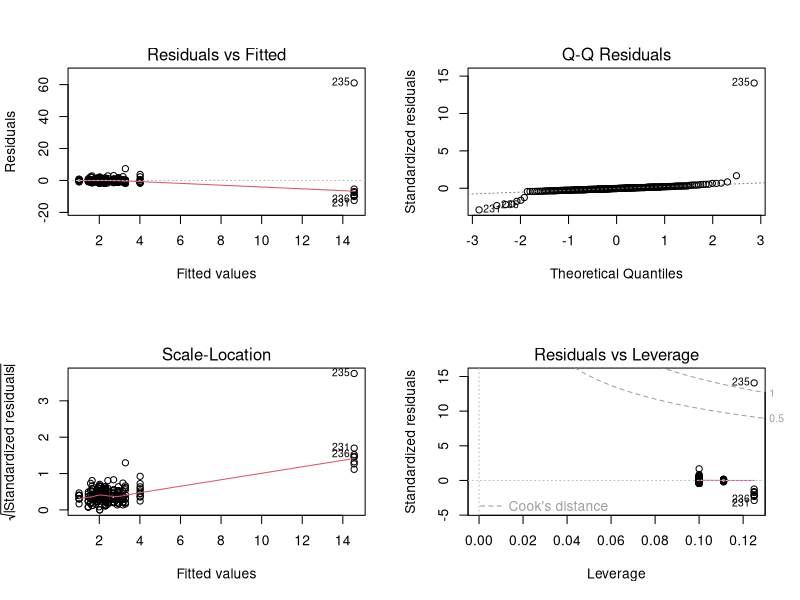
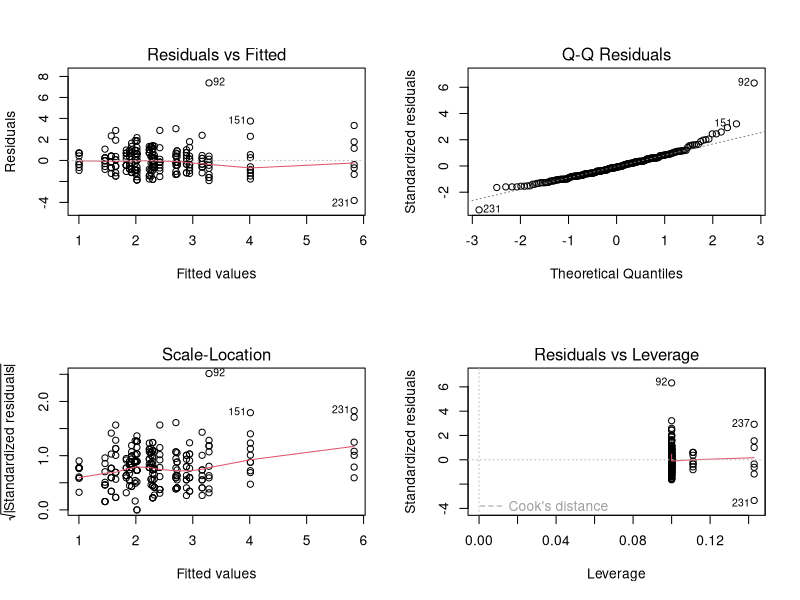
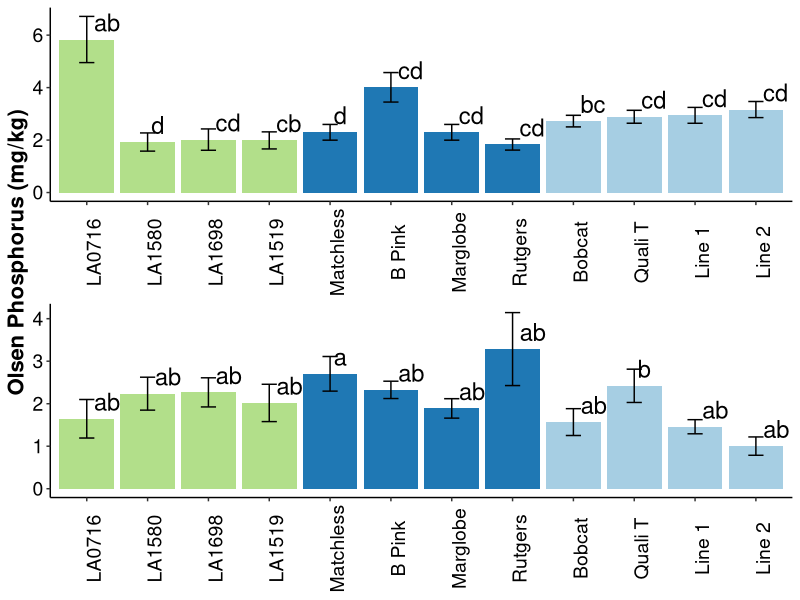
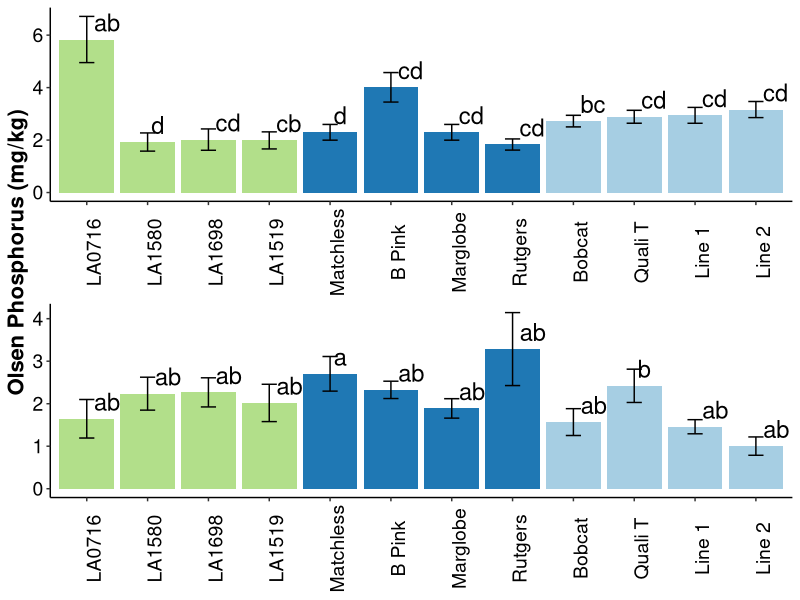

These figures' R source, in order:
## ---- chunk 1
library(patchwork)
library(tidyverse)
library(emmeans)
library(RColorBrewer)
library(car)
## ---- chunk 2
op <- read.csv('Data/Inputs/Olsen_P.csv') %>% 
  filter(!is.na(Olsen_P)) 
## ---- chunk 3
par(mfrow=c(2,2))
mod <- op %>% 
  lm(Olsen_P ~ Fertilization*Domestication/Variety, data = .)
plot(mod)
outlierTest(mod)

d  <- op[-c(235),]
mod <- d %>% 
  lm(Olsen_P ~ Fertilization*Domestication/Variety, data = .)
plot(mod)

aov.mod <- aov(mod)
summary(aov.mod)

e <- emmeans(mod, pairwise ~ Fertilization*Domestication)
e.df <- as.data.frame(e$contrasts) %>% 
  filter(., p.value < 0.05) 
e.df
e <- emmeans(mod, pairwise ~ Fertilization*Domestication*Variety)
e.df <- as.data.frame(e$contrasts) %>% 
  filter(., p.value < 0.05) 
e.df
## ---- chunk 4
sum_op<-summarise(group_by(d,Variety,Domestication,Fertilization),
  n = n(),
  mean = mean(Olsen_P),
  sd = sd(Olsen_P),
  se = sd/sqrt(n))

sum_op$letters <- c('cd','ab','bc','ab','ab','ab','cb','ab','d','ab','cd','ab','cd','ab','cd','ab','cd','ab','d','a','cd','b','cd','ab') #from emmeans contrasts above for Fertilization*Domestication*Variety

level_order <- factor(sum_op$Variety,level = c('LA0716',  'LA1580', 'LA1698', 'LA1519', 'Matchless', 'B Pink', 'Marglobe', 'Rutgers','Bobcat','Quali T','Line 1','Line 2'))
p<-ggplot(sum_op, aes(level_order, mean, fill = Domestication)) + 
  geom_col(position = 'dodge') +
  geom_text(aes(label = letters), vjust = -0.45, hjust = -0.28, size = 6) +
  facet_wrap(~Fertilization, scales = 'free', ncol=1)+
  labs(y='Olsen Phosphorus (mg/kg)')+
  geom_errorbar(aes(ymin = mean-se, 
                    ymax = mean+se),
                position=position_dodge(0.9), width = .25)+
  scale_fill_brewer(palette = 'Paired')+
  theme(axis.text.x=element_text(size=14, colour = "black", angle = 90), 
        axis.text.y=element_text(size=14, colour = "black"),
        axis.title=element_text(size=16,face="bold"),
        axis.line = element_line(colour = "black"),
        panel.grid.major = element_blank(),
        panel.grid.minor = element_blank(),
        panel.border = element_blank(),
        panel.background = element_blank(),
        strip.text.y = element_text(size=8, face="bold"), 
        legend.position = 'none',
        strip.text = element_blank(),
        strip.background = element_blank(),
        axis.title.x = element_blank());p


ggsave(plot=p, filename = 'Data/Outputs/Figures/Figure3.pdf', width = 12, height = 10)
